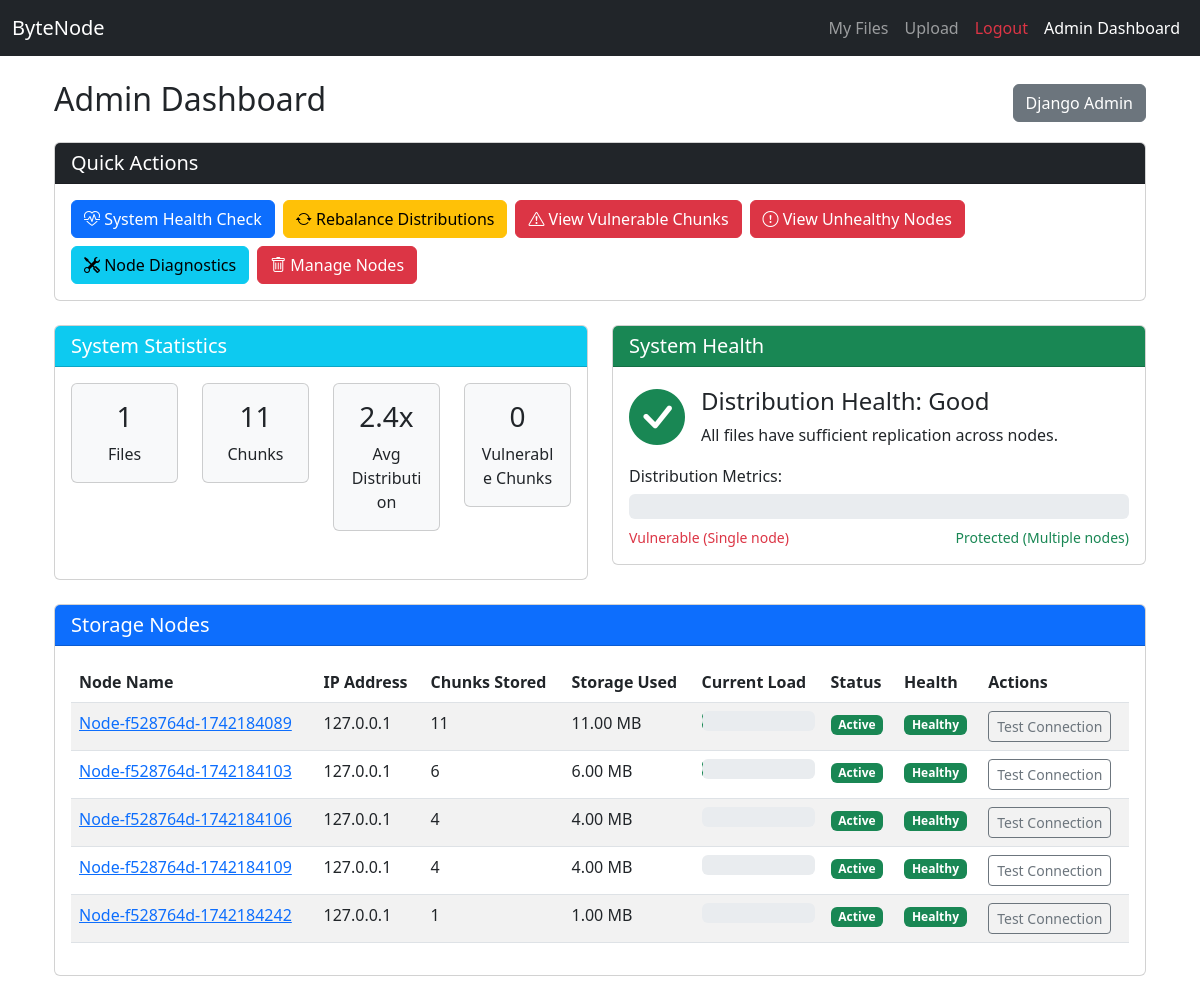
The page /admin-dashboard/ (signed in) on the database as committed earlier.
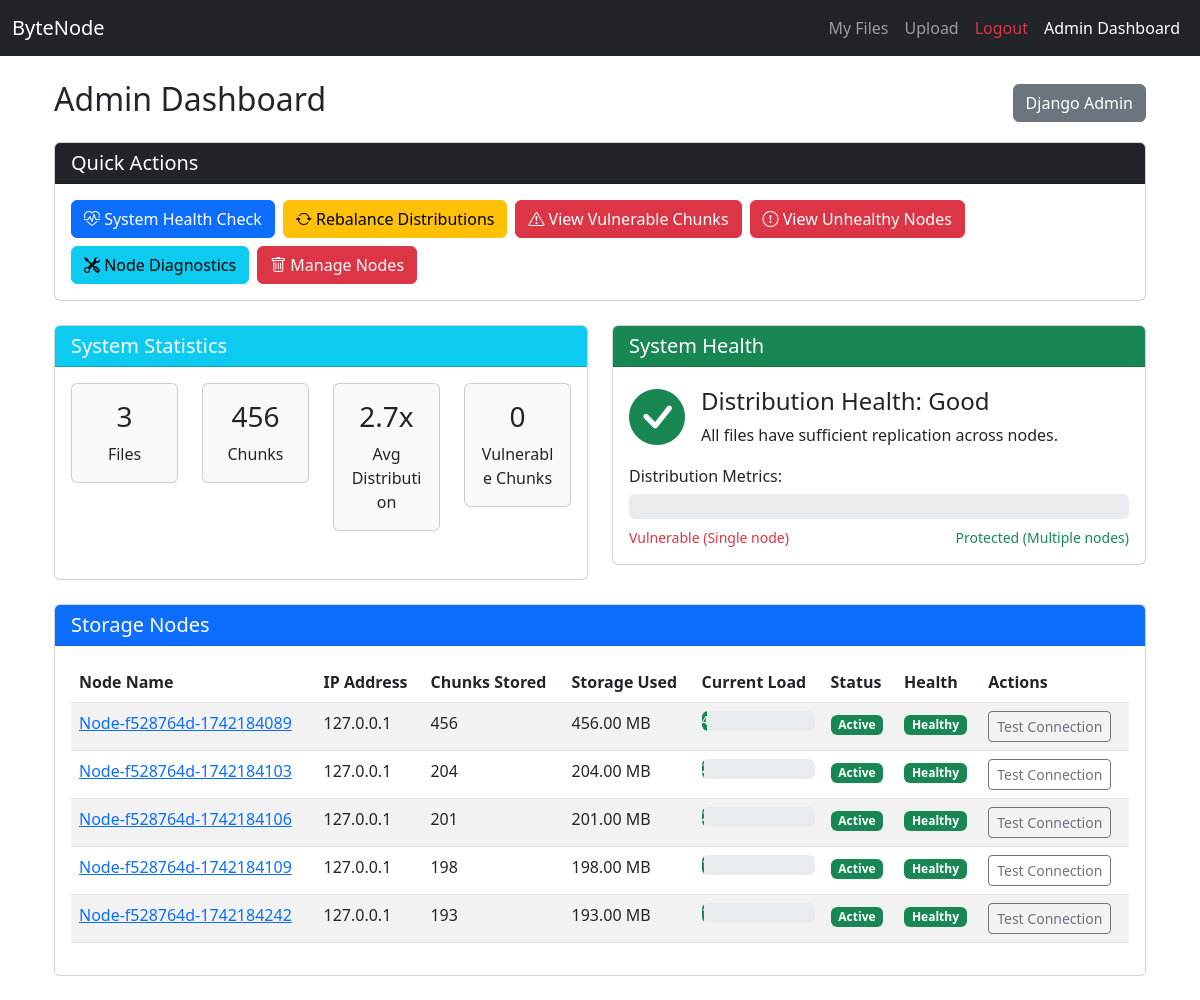
The same page on the database as committed later.
### storage/models.py (models this page shows, shortened)
class Node(models.Model):
    name = models.CharField(max_length=100, unique=True)
    ipfs_id = models.CharField(max_length=100, unique=True)
    ip = models.CharField(max_length=100)
    port = models.IntegerField(default=5001)
    api_url = models.CharField(max_length=200, null=True, blank=True)
    is_active = models.BooleanField(default=True)
    load = models.FloatField(default=0.0)
    capacity_gb = models.FloatField(default=10.0)  # Default capacity in GB
    last_seen = models.DateTimeField(auto_now=True)
    consecutive_failures = models.IntegerField(default=0)
    objects = NodeManager()
    all_objects = models.Manager()
    def get_used_space_mb(self):
        chunk_count = self.chunk_distributions.count()
        return chunk_count * CHUNK_SIZE / (1024 * 1024)

### storage/views/admin_views.py (the view)
# urls.py: path("admin-dashboard/", admin_dashboard, name="admin_dashboard"),
@login_required
@user_passes_test(is_admin, login_url='/files/')
def admin_dashboard(request):
    if not is_admin(request.user):
        return redirect('file_list')
    nodes = Node.objects.all()
    node_stats = []
    for node in nodes:
        used_space_mb = node.get_used_space_mb()
        node_stats.append({
            'node': node,
            'chunk_count': node.chunk_distributions.count(),
            'space_used': used_space_mb,
            'capacity_gb': node.capacity_gb,
            'space_used_percent': min(100, (used_space_mb / (node.capacity_gb * 1024)) * 100)
        })
    total_files = File.objects.count()
    total_chunks = FileChunk.objects.count()
    total_distributions = ChunkDistribution.objects.count()
    avg_distribution = total_distributions / total_chunks if total_chunks else 0
    under_distributed = FileChunk.objects.annotate(
        dist_count=Count('distributions')
    ).filter(dist_count__lt=2).count()
    distribution_health = "Good"
    if total_chunks > 0 and under_distributed > 0:
        distribution_health = "Warning"
    return render(request, "storage/admin_dashboard.html", {
        "nodes": nodes,
        "node_stats": node_stats,
        "stats": {
            "total_files": total_files,
            "total_chunks": total_chunks,
            "total_distributions": total_distributions,
            "avg_distribution": round(avg_distribution, 1),
            "under_distributed": under_distributed,
            "distribution_health": distribution_health
        }
    })

### storage/models.py (called while the page is built)
    def get_queryset(self):
        return super().get_queryset().exclude(ip__in=BLACKLISTED_IPS)

### storage/views/base_views.py (called while the page is built)
def is_admin(user):
    return user.is_authenticated and (user.is_superuser or user.is_staff)

### storage/templates/storage/admin_dashboard.html (shortened to what this page needs)
{% extends 'storage/base.html' %}
{% block content %}
<div class="container-fluid mt-4">
    <div class="d-flex justify-content-between align-items-center mb-3">
        <h2>Admin Dashboard</h2>
        <div>
            <a href="{% url 'admin:index' %}" class="btn btn-secondary">Django Admin</a>
        </div>
    </div>
    <div class="row mb-4">
        <div class="col-md-12">
            <div class="card">
                <div class="card-header bg-dark text-white">
                    <h5 class="mb-0">Quick Actions</h5>
                </div>
                <div class="card-body">
                    <div class="d-flex gap-2 flex-wrap">
                        <form method="post" action="{% url 'system_health_check' %}" class="d-inline">
                            <button type="submit" class="btn btn-primary">
                                <i class="bi bi-heart-pulse"></i> System Health Check
                            </button>
                        </form>
                        <form method="post" action="{% url 'rebalance_distributions' %}" class="d-inline">
                            <button type="submit" class="btn btn-warning">
                                <i class="bi bi-arrow-repeat"></i> Rebalance Distributions
                            </button>
                        </form>
                        <a href="{% url 'admin:storage_filechunk_changelist' %}?distribution_count=1" class="btn btn-danger">
                            <i class="bi bi-exclamation-triangle"></i> View Vulnerable Chunks
                        </a>
                        <a href="{% url 'admin:storage_node_changelist' %}?node_health=critical" class="btn btn-danger">
                            <i class="bi bi-exclamation-circle"></i> View Unhealthy Nodes
                        </a>
                        <a href="{% url 'node_diagnostic' %}" class="btn btn-info">
                            <i class="bi bi-tools"></i> Node Diagnostics
                        </a>
                        <a href="{% url 'remove_nodes' %}" class="btn btn-danger">
                            <i class="bi bi-trash"></i> Manage Nodes
                        </a>
                    </div>
                </div>
            </div>
        </div>
    </div>
    <div class="row mb-4">
        <div class="col-md-6">
            <div class="card">
                <div class="card-header bg-info text-white">
                    <h5 class="mb-0">System Statistics</h5>
                </div>
                <div class="card-body">
                    <div class="row">
                        <div class="col-md-3">
                            <div class="card bg-light mb-3 text-center">
                                <div class="card-body py-3">
                                    <h3>{{ stats.total_files }}</h3>
                                    <p class="mb-0">Files</p>
                                </div>
                            </div>
                        </div>
                        <div class="col-md-3">
                            <div class="card bg-light mb-3 text-center">
                                <div class="card-body py-3">
                                    <h3>{{ stats.total_chunks }}</h3>
                                    <p class="mb-0">Chunks</p>
                                </div>
                            </div>
                        </div>
                        <div class="col-md-3">
                            <div class="card bg-light mb-3 text-center">
                                <div class="card-body py-3">
                                    <h3>{{ stats.avg_distribution }}x</h3>
                                    <p class="mb-0">Avg Distribution</p>
                                </div>
                            </div>
                        </div>
                        <div class="col-md-3">
                            <div class="card bg-light mb-3 text-center">
                                <div class="card-body py-3">
                                    <h3>{{ stats.under_distributed }}</h3>
                                    <p class="mb-0">Vulnerable Chunks</p>
                                </div>
                            </div>
                        </div>
                    </div>
                </div>
            </div>
        </div>
        <div class="col-md-6">
            <div class="card">
                <div class="card-header {% if stats.distribution_health == 'Good' %}bg-success{% else %}bg-warning{% endif %} text-white">
                    <h5 class="mb-0">System Health</h5>
                </div>
                <div class="card-body">
                    <div class="d-flex align-items-center mb-3">
                        <div class="me-3">
                            {% if stats.distribution_health == 'Good' %}
                                <span class="display-4 text-success"><i class="bi bi-check-circle-fill"></i></span>
                            {% else %}
                                <span class="display-4 text-warning"><i class="bi bi-exclamation-triangle-fill"></i></span>
                            {% endif %}
                        </div>
                        <div>
                            <h4>Distribution Health: {{ stats.distribution_health }}</h4>
                            <p class="mb-0">
                                {% if stats.distribution_health == 'Good' %}
                                All files have sufficient replication across nodes.
                                {% else %}
                                Some files have insufficient replication and may be at risk.
                                {% endif %}
                            </p>
                        </div>
                    </div>
                    <div class="mt-3">
                        <h6>Distribution Metrics:</h6>
                        <div class="progress mb-2" style="height: 25px;">
                        </div>
                        <div class="d-flex justify-content-between">
                            <small class="text-danger">Vulnerable (Single node)</small>
                            <small class="text-success">Protected (Multiple nodes)</small>
                        </div>
                    </div>
                </div>
            </div>
        </div>
    </div>
    <div class="card mb-4">
        <div class="card-header bg-primary text-white">
            <h5 class="mb-0">Storage Nodes</h5>
        </div>
        <div class="card-body">
            <div class="table-responsive">
                <table class="table table-striped table-hover">
                    <thead>
                        <tr>
                            <th>Node Name</th>
                            <th>IP Address</th>
                            <th>Chunks Stored</th>
                            <th>Storage Used</th>
                            <th>Current Load</th>
                            <th>Status</th>
                            <th>Health</th>
                            <th>Actions</th>
                        </tr>
                    </thead>
                    <tbody>
                        {% for stat in node_stats %}
                        <tr>
                            <td>
                                <a href="{% url 'admin:storage_node_change' stat.node.id %}" title="Edit in admin">
                                    {{ stat.node.name }}
                                </a>
                            </td>
                            <td>{{ stat.node.ip }}</td>
                            <td>{{ stat.chunk_count }}</td>
                            <td>{{ stat.space_used|floatformat:2 }} MB</td>
                            <td>
                                <div class="progress" style="height: 20px;">
                                    <div class="progress-bar
                                             {% if stat.node.load > 80 %}bg-danger
                                             {% elif stat.node.load > 50 %}bg-warning
                                             {% else %}bg-success{% endif %}"
                                         role="progressbar" style="width: {{ stat.node.load }}%">
                                    </div>
                                </div>
                            </td>
                            <td>
                                {% if stat.node.is_active %}
                                    <span class="badge bg-success">Active</span>
                                {% else %}
                                    <span class="badge bg-danger">Inactive</span>
                                {% endif %}
                            </td>
                            <td>
                                {% if stat.node.consecutive_failures > 3 %}
                                    <span class="badge bg-danger">{{ stat.node.consecutive_failures }} failures</span>
                                {% elif stat.node.consecutive_failures > 0 %}
                                    <span class="badge bg-warning">{{ stat.node.consecutive_failures }} failures</span>
                                {% else %}
                                    <span class="badge bg-success">Healthy</span>
                                {% endif %}
                            </td>
                            <td>
                                <form method="post" action="{% url 'test_node' stat.node.id %}" class="d-inline">
                                    <button type="submit" class="btn btn-sm btn-outline-secondary">
                                        Test Connection
                                    </button>
                                </form>
                            </td>
                        </tr>
                        {% endfor %}
                    </tbody>
                </table>
            </div>
        </div>
    </div>
</div>
<link rel="stylesheet" href="https://cdn.jsdelivr.net/npm/bootstrap-icons@1.11.0/font/bootstrap-icons.css">
{% endblock %}

### storage/templates/storage/base.html (shortened to what this page needs)
<!DOCTYPE html>
<html lang="en">
<head>
    <link href="https://cdn.jsdelivr.net/npm/bootstrap@5.3.0/dist/css/bootstrap.min.css" rel="stylesheet">
</head>
<body>
    <nav class="navbar navbar-expand-lg navbar-dark bg-dark">
        <div class="container-fluid">
            <a class="navbar-brand" href="{% url 'index' %}">ByteNode</a>
            <div class="collapse navbar-collapse" id="navbarNav">
                <ul class="navbar-nav ms-auto">
                    {% if user.is_authenticated %}
                        <li class="nav-item"><a class="nav-link" href="{% url 'file_list' %}">My Files</a></li>
                        <li class="nav-item"><a class="nav-link" href="{% url 'upload_file' %}">Upload</a></li>
                        <li class="nav-item"><a class="nav-link text-danger" href="{% url 'logout' %}">Logout</a></li>
                    {% else %}
                        <li class="nav-item"><a class="nav-link" href="{% url 'login' %}">Login</a></li>
                        <li class="nav-item"><a class="nav-link" href="{% url 'register' %}">Register</a></li>
                    {% endif %}
                    {% if user.is_authenticated and user.is_staff %}
                        <li class="nav-item">
                            <a class="nav-link {% if request.path == '/admin-dashboard/' %}active{% endif %}" href="{% url 'admin_dashboard' %}">Admin Dashboard</a>
                        </li>
                    {% endif %}
                </ul>
            </div>
        </div>
    </nav>
    <div class="container mt-4">
        {% block content %}
        {% endblock %}
    </div>
</body>
</html>

Rows that differ between the two databases and show on the page:
changed Node "Node-f528764d-1742184089": chunk_count "11" → "456"; space_used "11.00" → "456.00"; load 0.1 → 4.5 (drawn)
changed Node "Node-f528764d-1742184103": chunk_count "6" → "204"; space_used "6.00" → "204.00"; load 0.1 → 2 (drawn)
changed Node "Node-f528764d-1742184106": chunk_count "4" → "201"; space_used "4.00" → "201.00"; load 0 → 2 (drawn)
changed Node "Node-f528764d-1742184109": chunk_count "4" → "198"; space_used "4.00" → "198.00"; load 0 → 1.9 (drawn)
changed Node "Node-f528764d-1742184242": chunk_count "1" → "193"; space_used "1.00" → "193.00"; load 0 → 1.9 (drawn)
Other text that changed with them:
{{ stats.total_files }}: "1" → "3"
{{ stats.total_chunks }}: "11" → "456"
{{ stats.avg_distribution }}: "2.4" → "2.7"
